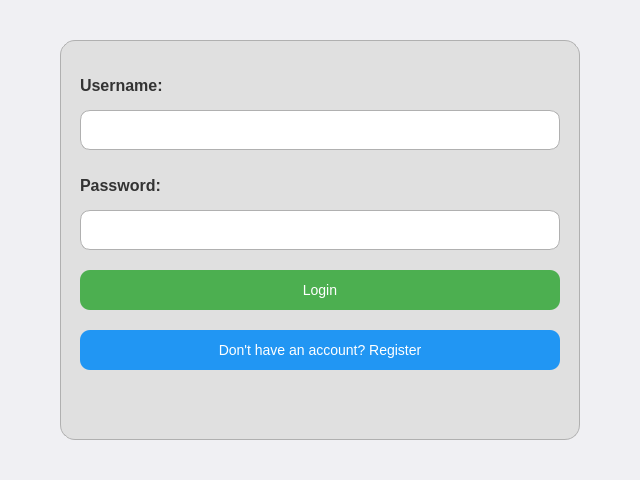
<?xml version="1.0" encoding="UTF-8"?>
<ui version="4.0">
 <class>login_register_window</class>
 <widget class="QDialog" name="login_register_window">
  <property name="geometry">
   <rect>
    <x>0</x>
    <y>0</y>
    <width>640</width>
    <height>480</height>
   </rect>
  </property>
  <property name="windowTitle">
   <string>Login / Register</string>
  </property>
  <property name="styleSheet">
   <string notr="true">
    QDialog {
        background-color: #f0f0f3;
        border-radius: 20px;
    }
    QFrame#frame {
        background-color: #e0e0e0;
        border-radius: 15px;
        border: 1px solid #b0b0b0;
    }
    QLabel {
        background-color: transparent;
        font-size: 16px;
        font-weight: bold;
        color: #333333;
    }
    QLineEdit {
        background-color: #ffffff;
        border: 1px solid #b0b0b0;
        border-radius: 10px;
        padding: 8px;
        font-size: 14px;
    }
    QPushButton#login_button {
        background-color: #4caf50;
        color: white;
        border: none;
        border-radius: 10px;
        padding: 10px;
        font-size: 14px;
    }
    QPushButton#login_button:hover {
        background-color: #45a049;
    }
    QPushButton#register_button {
        background-color: #2196f3;
        color: white;
        border: none;
        border-radius: 10px;
        padding: 10px;
        font-size: 14px;
    }
    QPushButton#register_button:hover {
        background-color: #1e88e5;
    }
   </string>
  </property>
  <widget class="QFrame" name="frame">
   <property name="geometry">
    <rect>
     <x>60</x>
     <y>40</y>
     <width>520</width>
     <height>400</height>
    </rect>
   </property>
   <widget class="QLabel" name="username_label">
    <property name="geometry">
     <rect>
      <x>20</x>
      <y>30</y>
      <width>100</width>
      <height>30</height>
     </rect>
    </property>
    <property name="text">
     <string>Username:</string>
    </property>
   </widget>
   <widget class="QLineEdit" name="username_lineEdit">
    <property name="geometry">
     <rect>
      <x>20</x>
      <y>70</y>
      <width>480</width>
      <height>40</height>
     </rect>
    </property>
   </widget>
   <widget class="QLabel" name="password_label">
    <property name="geometry">
     <rect>
      <x>20</x>
      <y>130</y>
      <width>100</width>
      <height>30</height>
     </rect>
    </property>
    <property name="text">
     <string>Password:</string>
    </property>
   </widget>
   <widget class="QLineEdit" name="password_lineEdit">
    <property name="geometry">
     <rect>
      <x>20</x>
      <y>170</y>
      <width>480</width>
      <height>40</height>
     </rect>
    </property>
    <property name="echoMode">
     <enum>QLineEdit::Password</enum>
    </property>
   </widget>
   <widget class="QPushButton" name="login_button">
    <property name="geometry">
     <rect>
      <x>20</x>
      <y>230</y>
      <width>480</width>
      <height>40</height>
     </rect>
    </property>
    <property name="text">
     <string>Login</string>
    </property>
   </widget>
   <widget class="QPushButton" name="register_button">
    <property name="geometry">
     <rect>
      <x>20</x>
      <y>290</y>
      <width>480</width>
      <height>40</height>
     </rect>
    </property>
    <property name="text">
     <string>Don't have an account? Register</string>
    </property>
   </widget>
  </widget>
 </widget>
 <resources/>
 <connections/>
</ui>
